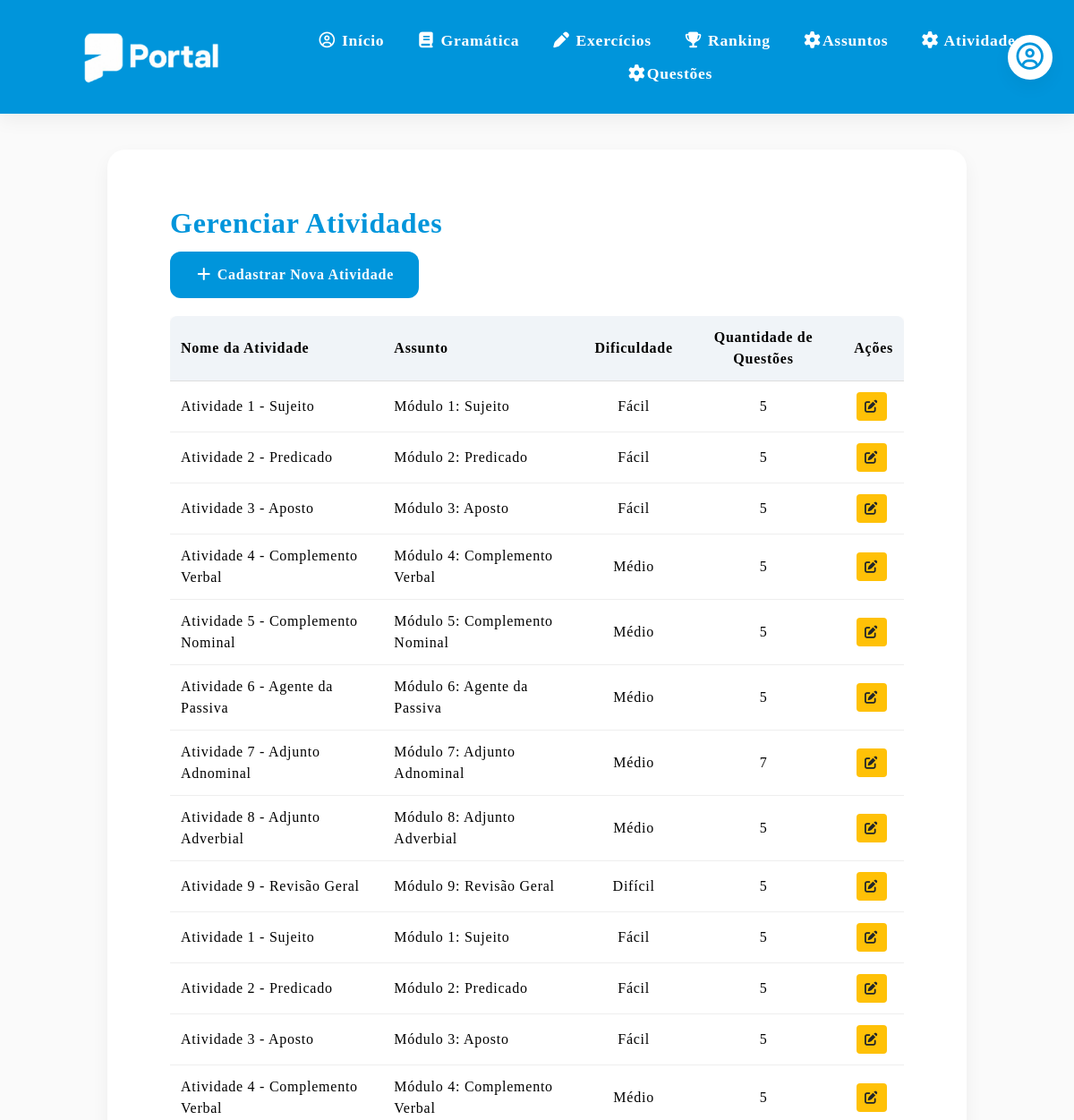
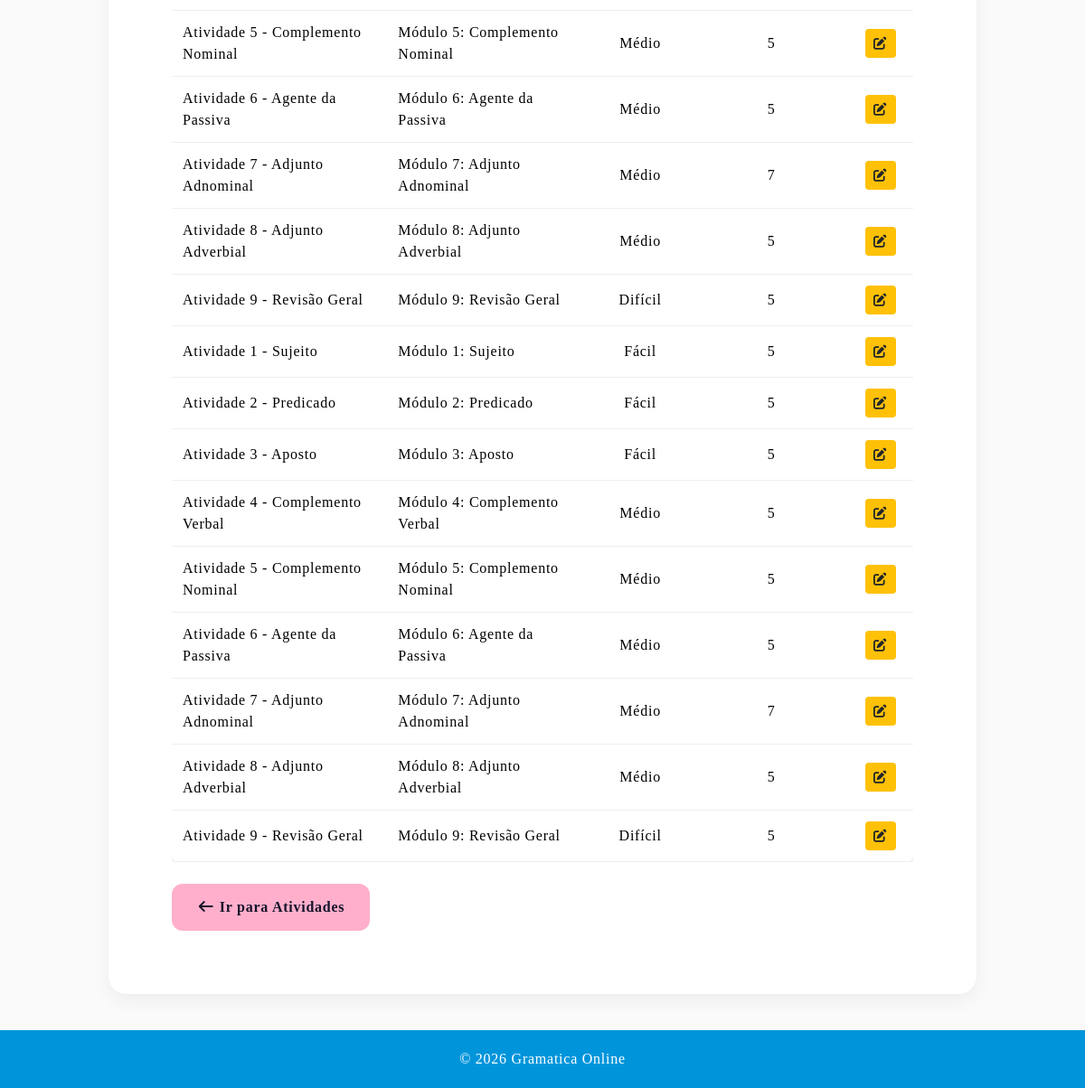
The page /listar_atividades on the database its author committed (2 pictures, top to bottom).
### models.py (models this page shows)
class Atividade(db.Model):
    __tablename__ = "atividade"
    id = db.Column(db.Integer, primary_key=True)
    nome = db.Column(db.String(150), nullable=True)
    dificuldade = db.Column(db.String(50), nullable=True)
    assunto_id = db.Column(db.Integer, db.ForeignKey("assunto.id"), nullable=False)
    assunto = db.relationship("Assunto", back_populates="atividades")
    questoes = db.relationship("Questao", back_populates="atividade", lazy=True, cascade="all, delete-orphan")

class Assunto(db.Model):
    __tablename__ = "assunto"
    id = db.Column(db.Integer, primary_key=True)
    nome = db.Column(db.String(100), nullable=False)
    conteudo = db.Column(db.Text, nullable=True)
    imagem = db.Column(db.String(255), nullable=True)
    arquivo_pdf = db.Column(db.String(255), nullable=True)
    atividades = db.relationship("Atividade", back_populates="assunto", lazy=True)
    tipo = db.Column(db.String(50), nullable=False, default="USUARIO")

### app.py (the view)
@app.route('/listar_atividades')
def listar_atividades():
    try:
        atividades = Atividade.query.all()
        assuntos = Assunto.query.all()
        return render_template("listar_atividades.html", atividades=atividades, assuntos=assuntos)
    except Exception as e:
        print("ERRO LISTAR ATIVIDADES:", str(e))
        flash("Erro ao carregar atividades.")
        return redirect(url_for('atividades'))

### templates/listar_atividades.html (shortened to what this page needs)
{% extends "base.html" %}
{% block conteudo %}
        <section class="section">
            <h2>Gerenciar Atividades</h2>
            <p>
                <a href="{{ url_for('cadastrar_atividade') }}" class="btn btn-detalhe">
                    <i class="fa-solid fa-plus"></i> Cadastrar Nova Atividade
                </a>
            </p>
            <div style="margin-top: 20px; overflow-x: auto;">
                <table style="width: 100%; border-collapse: collapse; background: #fff; border-radius: 8px; overflow: hidden; box-shadow: 0 2px 4px rgba(0,0,0,0.1);">
                    <thead>
                        <tr style="background: #f0f4f8;">
                            <th style="padding: 12px; text-align: left; border-bottom: 1px solid #ddd;">Nome da Atividade</th>
                            <th style="padding: 12px; text-align: left; border-bottom: 1px solid #ddd;">Assunto</th>
                            <th style="padding: 12px; text-align: center; border-bottom: 1px solid #ddd;">Dificuldade</th>
                            <th style="padding: 12px; text-align: center; border-bottom: 1px solid #ddd;">Quantidade de Questões</th>
                            <th style="padding: 12px; text-align: center; border-bottom: 1px solid #ddd;">Ações</th>
                        </tr>
                    </thead>
                    <tbody>
                        {% for atividade in atividades %}
                        <tr>
                            <td style="padding: 12px; border-bottom: 1px solid #eee;">{{ atividade.nome }}</td>
                            <td style="padding: 12px; border-bottom: 1px solid #eee;">{{ atividade.assunto.nome }}</td>
                            <td style="padding: 12px; border-bottom: 1px solid #eee; text-align: center;">{{ atividade.dificuldade }}</td>
                            <td style="padding: 12px; border-bottom: 1px solid #eee; text-align: center;">{{ atividade.questoes|length }}</td>
                            <td style="padding: 12px; border-bottom: 1px solid #eee; text-align: center;">
                                <a href="{{ url_for('editar_atividade', id=atividade.id) }}" class="btn" style="padding: 4px 8px; font-size: 0.9em; background: #ffc107; color: #212529; text-decoration: none; border-radius: 4px; margin-right: 5px;">
                                    <i class="fa-solid fa-pen-to-square"></i>
                                </a>
                            </td>
                        </tr>
                        {% else %}
                        <tr>
                            <td colspan="5" style="padding: 15px; text-align: center; color: #6c757d;">Nenhuma atividade cadastrada.</td>
                        </tr>
                        {% endfor %}
                    </tbody>
                </table>
            </div>
            <br>
            <a href="{{ url_for('atividades') }}" class="btn btn-gramatica">
                <i class="fa-solid fa-arrow-left"></i> Ir para Atividades
            </a>
        </section>
{% endblock %}

### static/css/style.css (style rules this page uses)
:root { --primary-blue: #0095DB; --secondary-blue: #D5F7FF; --primary-pink: #FFAFCC; --secondary-pink: #FFECF4; --pink: #FF477E; --mint-green: #DFFCF4; --success-green: #00966D; --soft-purple: #DDD0F8; --soft-yellow: #FFF0D4; --yellow: #F4B740; --bg-light: #FAFAFA; --gray-light: #EDEDED; --gray-medium: #D6D8E7; --text-dark: #14142B; --shadow-soft: 0 8px 20px rgba(0, 0, 0, 0.05); }
* { margin: 0; padding: 0; box-sizing: border-box; }
body { font-family: 'Basier Square'; font-weight: 400; font-size: 1.0em; line-height: 1.5em; letter-spacing: 0.75px; background-color: var(--bg-light); */ }
.section { background: white; border-radius: 20px; padding: 70px; margin-bottom: 30px; box-shadow: var(--shadow-soft); transition: 0.3s; }
h2 { color: var(--primary-blue); margin-bottom: 20px; font-size: 2rem; }
.btn { display: inline-block; background-color: var(--primary-blue); color: white; padding: 14px 28px; border-radius: 12px; text-decoration: none; font-weight: bold; border: none; cursor: pointer; transition: 0.3s; }
.btn-gramatica { background-color: var(--primary-pink); color: var(--text-dark); }

### rows shown on the page
Atividade: nome "Atividade 1 - Sujeito", assunto.nome "Módulo 1: Sujeito", dificuldade "Fácil", questoes|length "5"
Atividade: nome "Atividade 2 - Predicado", assunto.nome "Módulo 2: Predicado", dificuldade "Fácil", questoes|length "5"
Atividade: nome "Atividade 3 - Aposto", assunto.nome "Módulo 3: Aposto", dificuldade "Fácil", questoes|length "5"
Atividade: nome "Atividade 4 - Complemento Verbal", assunto.nome "Módulo 4: Complemento Verbal", dificuldade "Médio", questoes|length "5"
Atividade: nome "Atividade 5 - Complemento Nominal", assunto.nome "Módulo 5: Complemento Nominal", dificuldade "Médio", questoes|length "5"
Atividade: nome "Atividade 6 - Agente da Passiva", assunto.nome "Módulo 6: Agente da Passiva", dificuldade "Médio", questoes|length "5"
Atividade: nome "Atividade 7 - Adjunto Adnominal", assunto.nome "Módulo 7: Adjunto Adnominal", dificuldade "Médio", questoes|length "7"
Atividade: nome "Atividade 8 - Adjunto Adverbial", assunto.nome "Módulo 8: Adjunto Adverbial", dificuldade "Médio", questoes|length "5"
Atividade: nome "Atividade 9 - Revisão Geral", assunto.nome "Módulo 9: Revisão Geral", dificuldade "Difícil", questoes|length "5"
Atividade: nome "Atividade 1 - Sujeito", assunto.nome "Módulo 1: Sujeito", dificuldade "Fácil", questoes|length "5"
Atividade: nome "Atividade 2 - Predicado", assunto.nome "Módulo 2: Predicado", dificuldade "Fácil", questoes|length "5"
Atividade: nome "Atividade 3 - Aposto", assunto.nome "Módulo 3: Aposto", dificuldade "Fácil", questoes|length "5"
Atividade: nome "Atividade 4 - Complemento Verbal", assunto.nome "Módulo 4: Complemento Verbal", dificuldade "Médio", questoes|length "5"
Atividade: nome "Atividade 5 - Complemento Nominal", assunto.nome "Módulo 5: Complemento Nominal", dificuldade "Médio", questoes|length "5"
Atividade: nome "Atividade 6 - Agente da Passiva", assunto.nome "Módulo 6: Agente da Passiva", dificuldade "Médio", questoes|length "5"
Atividade: nome "Atividade 7 - Adjunto Adnominal", assunto.nome "Módulo 7: Adjunto Adnominal", dificuldade "Médio", questoes|length "7"
Atividade: nome "Atividade 8 - Adjunto Adverbial", assunto.nome "Módulo 8: Adjunto Adverbial", dificuldade "Médio", questoes|length "5"
Atividade: nome "Atividade 9 - Revisão Geral", assunto.nome "Módulo 9: Revisão Geral", dificuldade "Difícil", questoes|length "5"
Atividade: nome "Atividade 1 - Sujeito", assunto.nome "Módulo 1: Sujeito", dificuldade "Fácil", questoes|length "5"
Atividade: nome "Atividade 2 - Predicado", assunto.nome "Módulo 2: Predicado", dificuldade "Fácil", questoes|length "5"
Atividade: nome "Atividade 3 - Aposto", assunto.nome "Módulo 3: Aposto", dificuldade "Fácil", questoes|length "5"
Atividade: nome "Atividade 4 - Complemento Verbal", assunto.nome "Módulo 4: Complemento Verbal", dificuldade "Médio", questoes|length "5"
Atividade: nome "Atividade 5 - Complemento Nominal", assunto.nome "Módulo 5: Complemento Nominal", dificuldade "Médio", questoes|length "5"
Atividade: nome "Atividade 6 - Agente da Passiva", assunto.nome "Módulo 6: Agente da Passiva", dificuldade "Médio", questoes|length "5"
Atividade: nome "Atividade 7 - Adjunto Adnominal", assunto.nome "Módulo 7: Adjunto Adnominal", dificuldade "Médio", questoes|length "7"
Atividade: nome "Atividade 8 - Adjunto Adverbial", assunto.nome "Módulo 8: Adjunto Adverbial", dificuldade "Médio", questoes|length "5"
Atividade: nome "Atividade 9 - Revisão Geral", assunto.nome "Módulo 9: Revisão Geral", dificuldade "Difícil", questoes|length "5"
